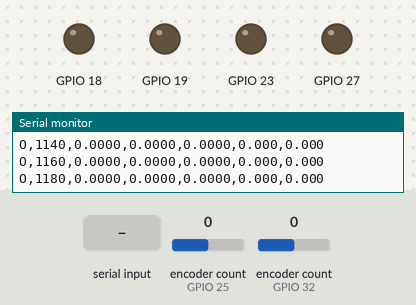
Simulated run of this sketch. Board: ESP32. On the bench: output pins drawn as LEDs (lit = HIGH), the last lines printed to the serial monitor. The inputs (shaded band) are chosen by the test bench; at power-on: encoder count (sensors on GPIO 25, GPIO 32) 0.

Above: at 1.2 s.
1.3 s: "1\n" received over Serial
At 1.45 s:
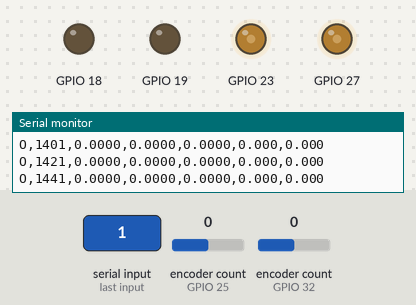
Timing chart, 0 to 4.3 s (numbered marks = the images above; inputs shaded):
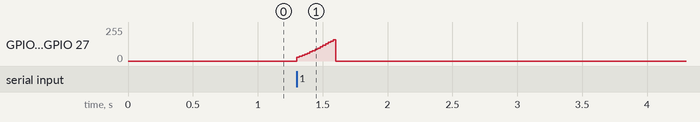

The sketch:

motor_kontrol.ino
```cpp
// RAPTOR - Motor kontrol: enkoder + PI hiz kontrolu + odometri
// Donanim: ESP32 + Cytron MDD3A + 2x JGB37-520 enkoderli motor
// Arduino IDE, ESP32 core 3.x (LEDC API: ledcAttach / ledcWrite)
// Kutuphane: Library Manager'dan "ESP32Encoder" (Kevin Harrington)
//
// TEST: Tekerler havadayken baslayin (araci bir kutunun ustune koyun).
// Serial Monitor: 115200 baud, satir sonu "Newline".
//   "0.3 0"   -> 0.3 m/s ileri
//   "0 1.0"   -> yerinde 1 rad/s sola donus
//   "0 0"     -> dur
// Elle test ederken WATCHDOG_MS = 0 yapin, yoksa tek komut 300 ms sonra durur.

#include <ESP32Encoder.h>

// ================= PINLER =================
const int ENC_SOL_A = 32, ENC_SOL_B = 33;   // sol enkoder sari/yesil
const int ENC_SAG_A = 25, ENC_SAG_B = 26;   // sag enkoder sari/yesil
const int MDD_M1A = 23, MDD_M1B = 19;       // MDD3A kanal 1 -> sol motor
const int MDD_M2A = 18, MDD_M2B = 27;       // MDD3A kanal 2 -> sag motor
// GPIO 21/22 IMU (I2C) icin bos birakildi.

// ================= ARAC PARAMETRELERI (kalibrasyonla duzelt) =================
const float SAYIM_PER_TUR = 1320.0;   // teker turu basina sayim
const float TEKER_CAP     = 0.085;    // m
const float TEKER_ARALIGI = 0.20;     // m (L)
// Ileri komutta iki teker de ileri donmuyorsa MOTOR_YON'u,
// ileri giderken olculen hiz negatifse ENC_YON'u degistir.
const int SOL_ENC_YON = 1,   SAG_ENC_YON = -1;
const int SOL_MOTOR_YON = 1, SAG_MOTOR_YON = -1;

// ================= KONTROL PARAMETRELERI (ayarlanacak) =================
const uint32_t DONGU_MS    = 20;      // 50 Hz kontrol dongusu
const float V_MAX          = 1.2;     // m/s, teker basina hiz siniri
const float IVME_MAX       = 1.0;     // m/s^2, hiz rampasi
const float KFF            = 0.75;    // feedforward: PWM / (m/s)
const float KP             = 0.6;
const float KI             = 3.0;
const float MIN_PWM        = 0.08;    // olu bolge: motorun donmeye basladigi PWM
const float HIZ_FILTRE     = 0.5;     // 0..1, olculen hiz icin alcak geciren filtre
const uint32_t WATCHDOG_MS = 300;     // bu surede komut gelmezse dur (0 = kapali)
const bool PLOT_MODU       = false;   // true: Serial Plotter icin hedef/olculen hiz

// ================= PWM =================
const int PWM_FREKANS    = 20000;     // 20 kHz: motor otmez, MDD3A'nin siniri
const int PWM_COZUNURLUK = 10;        // 0..1023
const int PWM_MAX        = (1 << PWM_COZUNURLUK) - 1;

const float METRE_PER_SAYIM = PI * TEKER_CAP / SAYIM_PER_TUR;

struct Teker {
  ESP32Encoder enc;
  int encYon, motorYon, pinA, pinB;
  int64_t oncekiSayim = 0;
  float hedef = 0;      // rampadan gecmis hedef hiz (m/s)
  float olculen = 0;    // filtrelenmis olculen hiz (m/s)
  float integral = 0;
  float yol = 0;        // bu dongude gidilen yol (m)
};

Teker sol, sag;
float komutV = 0, komutW = 0;     // Pi'den gelen hedef (m/s, rad/s)
uint32_t sonKomut = 0, sonDongu = 0;
float x = 0, y = 0, theta = 0;
char satir[64];
int satirLen = 0;

// ---------- Motoru sur: u = -1..1 ----------
void motorYaz(Teker &t, float u) {
  u *= t.motorYon;
  int duty = (int)(fabsf(u) * PWM_MAX);
  if (duty == 0)      { ledcWrite(t.pinA, 0);    ledcWrite(t.pinB, 0); }
  else if (u > 0)     { ledcWrite(t.pinA, duty); ledcWrite(t.pinB, 0); }
  else                { ledcWrite(t.pinA, 0);    ledcWrite(t.pinB, duty); }
}

// ---------- Enkoderden hiz olc ----------
void olc(Teker &t, float dt) {
  int64_t sayim = t.enc.getCount();
  long fark = t.encYon * (long)(sayim - t.oncekiSayim);
  t.oncekiSayim = sayim;
  t.yol = fark * METRE_PER_SAYIM;
  float v = t.yol / dt;
  t.olculen = HIZ_FILTRE * v + (1.0f - HIZ_FILTRE) * t.olculen;
}

// ---------- PI + feedforward: PWM dondurur ----------
float kontrol(Teker &t, float istenen, float dt) {
  // Rampa: hedef hiz en fazla IVME_MAX ile degisir
  float fark = istenen - t.hedef;
  float maxFark = IVME_MAX * dt;
  if (fark >  maxFark) fark =  maxFark;
  if (fark < -maxFark) fark = -maxFark;
  t.hedef += fark;

  // Durma: hedef sifirsa motoru birak, integrali temizle
  if (fabsf(t.hedef) < 0.005f && fabsf(istenen) < 0.005f) {
    t.hedef = 0; t.integral = 0;
    return 0;
  }

  float e = t.hedef - t.olculen;
  float ff = KFF * t.hedef + (t.hedef > 0 ? MIN_PWM : -MIN_PWM);
  float yeniIntegral = t.integral + e * dt;
  float u = ff + KP * e + KI * yeniIntegral;

  // Anti-windup: cikis doyumdaysa integrali buyutme
  if (u > 1.0f)       u = 1.0f;
  else if (u < -1.0f) u = -1.0f;
  else                t.integral = yeniIntegral;
  return u;
}

// ---------- Seri porttan "v w" komutu oku ----------
void komutOku() {
  while (Serial.available()) {
    char c = Serial.read();
    if (c == '\n' || c == '\r') {
      if (satirLen > 0) {
        satir[satirLen] = 0;
        char *son;
        float v = strtof(satir, &son);
        float w = strtof(son, nullptr);
        komutV = v; komutW = w;
        sonKomut = millis();
        satirLen = 0;
      }
    } else if (satirLen < (int)sizeof(satir) - 1) {
      satir[satirLen++] = c;
    }
  }
}

void tekerKur(Teker &t, int encA, int encB, int encYon, int pinA, int pinB, int motorYon) {
  t.enc.attachFullQuad(encA, encB);
  t.enc.clearCount();
  t.encYon = encYon; t.motorYon = motorYon;
  t.pinA = pinA; t.pinB = pinB;
  ledcAttach(pinA, PWM_FREKANS, PWM_COZUNURLUK);
  ledcAttach(pinB, PWM_FREKANS, PWM_COZUNURLUK);
  motorYaz(t, 0);
}

void setup() {
  Serial.begin(115200);
  ESP32Encoder::useInternalWeakPullResistors = puType::up;
  tekerKur(sol, ENC_SOL_A, ENC_SOL_B, SOL_ENC_YON, MDD_M1A, MDD_M1B, SOL_MOTOR_YON);
  tekerKur(sag, ENC_SAG_A, ENC_SAG_B, SAG_ENC_YON, MDD_M2A, MDD_M2B, SAG_MOTOR_YON);
  sonDongu = millis();
}

void loop() {
  komutOku();

  uint32_t simdi = millis();
  if (simdi - sonDongu < DONGU_MS) return;
  float dt = (simdi - sonDongu) / 1000.0f;
  sonDongu = simdi;

  // 1) Olc
  olc(sol, dt);
  olc(sag, dt);

  // 2) Watchdog: komut kesildiyse hemen dur
  bool guvenli = (WATCHDOG_MS == 0) || (simdi - sonKomut <= WATCHDOG_MS && sonKomut != 0);
  if (!guvenli) {
    komutV = 0; komutW = 0;
    sol.hedef = sag.hedef = 0;
    sol.integral = sag.integral = 0;
  }

  // 3) (v, w) -> teker hizlari, oran korunarak sinirla
  float vSol = komutV - komutW * TEKER_ARALIGI / 2.0f;
  float vSag = komutV + komutW * TEKER_ARALIGI / 2.0f;
  float m = max(fabsf(vSol), fabsf(vSag));
  if (m > V_MAX) { vSol *= V_MAX / m; vSag *= V_MAX / m; }

  // 4) Kontrol ve motorlari sur
  motorYaz(sol, guvenli ? kontrol(sol, vSol, dt) : 0);
  motorYaz(sag, guvenli ? kontrol(sag, vSag, dt) : 0);

  // 5) Odometri
  float ds  = (sag.yol + sol.yol) / 2.0f;
  float dth = (sag.yol - sol.yol) / TEKER_ARALIGI;
  x += ds * cosf(theta + dth / 2.0f);
  y += ds * sinf(theta + dth / 2.0f);
  theta += dth;
  float vOlc = (sag.olculen + sol.olculen) / 2.0f;
  float wOlc = (sag.olculen - sol.olculen) / TEKER_ARALIGI;

  // 6) Cikti
  if (PLOT_MODU) {
    Serial.printf("hedefSol:%.3f,olcSol:%.3f,hedefSag:%.3f,olcSag:%.3f\n",
                  sol.hedef, sol.olculen, sag.hedef, sag.olculen);
  } else {
    // O,zaman_ms,x,y,theta,v,w  -> Raspberry Pi bu satiri okuyacak
    Serial.printf("O,%lu,%.4f,%.4f,%.4f,%.3f,%.3f\n",
                  (unsigned long)simdi, x, y, theta, vOlc, wOlc);
  }
}
```

Measured:
- after the input at 1.3 s, GPIO 23, GPIO 27: rises from 0/255 to 161/255 in 0.28 s, then falls to 0/255 in 0.02 s
